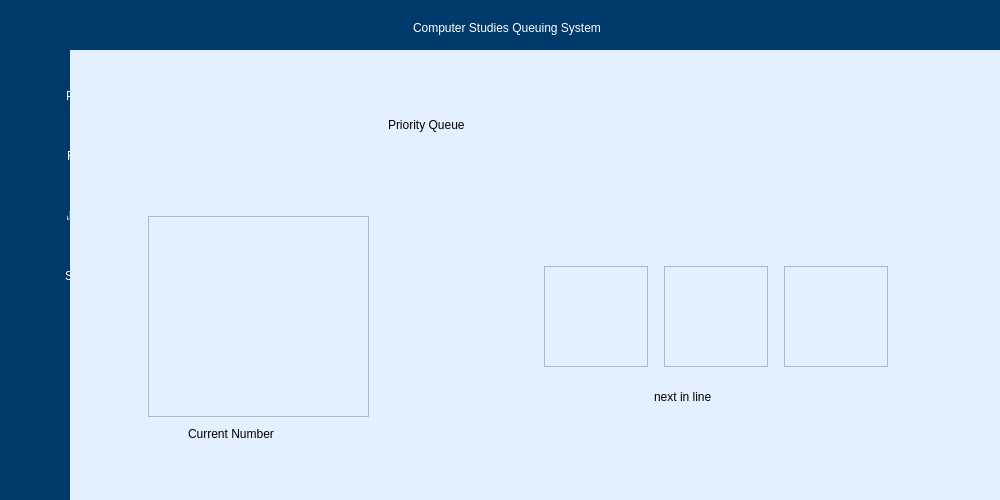
<?xml version="1.0" encoding="UTF-8"?>
<ui version="4.0">
 <class>ComputerStudiesQueuingSystem</class>
 <widget class="QMainWindow" name="ComputerStudiesQueuingSystem">
  <property name="geometry">
   <rect>
    <x>0</x>
    <y>0</y>
    <width>1000</width>
    <height>500</height>
   </rect>
  </property>
  <property name="minimumSize">
   <size>
    <width>1000</width>
    <height>500</height>
   </size>
  </property>
  <property name="windowTitle">
   <string>MainWindow</string>
  </property>
  <property name="styleSheet">
   <string notr="true">background-color: rgb(0, 58, 108);</string>
  </property>
  <widget class="QWidget" name="centralwidget">
   <layout class="QVBoxLayout" name="verticalLayout" stretch="0,0">
    <property name="spacing">
     <number>0</number>
    </property>
    <property name="leftMargin">
     <number>0</number>
    </property>
    <property name="topMargin">
     <number>0</number>
    </property>
    <property name="rightMargin">
     <number>0</number>
    </property>
    <property name="bottomMargin">
     <number>0</number>
    </property>
    <item>
     <widget class="QFrame" name="top_bar">
      <property name="minimumSize">
       <size>
        <width>0</width>
        <height>50</height>
       </size>
      </property>
      <property name="maximumSize">
       <size>
        <width>16777215</width>
        <height>40</height>
       </size>
      </property>
      <property name="styleSheet">
       <string notr="true">background-color: rgb(0, 58, 108);
</string>
      </property>
      <property name="frameShape">
       <enum>QFrame::NoFrame</enum>
      </property>
      <property name="frameShadow">
       <enum>QFrame::Plain</enum>
      </property>
      <layout class="QHBoxLayout" name="horizontalLayout">
       <property name="spacing">
        <number>0</number>
       </property>
       <property name="leftMargin">
        <number>0</number>
       </property>
       <property name="topMargin">
        <number>0</number>
       </property>
       <property name="rightMargin">
        <number>0</number>
       </property>
       <property name="bottomMargin">
        <number>0</number>
       </property>
       <item>
        <widget class="QFrame" name="toggle_button">
         <property name="maximumSize">
          <size>
           <width>70</width>
           <height>60</height>
          </size>
         </property>
         <property name="styleSheet">
          <string notr="true">QPushButton:hover{
	background-color: rgb(85, 170, 255);
	border-radius: 15px
}</string>
         </property>
         <property name="frameShape">
          <enum>QFrame::NoFrame</enum>
         </property>
         <property name="frameShadow">
          <enum>QFrame::Plain</enum>
         </property>
         <widget class="QPushButton" name="Btn_Toggle">
          <property name="geometry">
           <rect>
            <x>0</x>
            <y>-20</y>
            <width>71</width>
            <height>81</height>
           </rect>
          </property>
          <property name="sizePolicy">
           <sizepolicy hsizetype="Expanding" vsizetype="Expanding">
            <horstretch>0</horstretch>
            <verstretch>0</verstretch>
           </sizepolicy>
          </property>
          <property name="minimumSize">
           <size>
            <width>70</width>
            <height>60</height>
           </size>
          </property>
          <property name="maximumSize">
           <size>
            <width>250</width>
            <height>16777215</height>
           </size>
          </property>
          <property name="styleSheet">
           <string notr="true">QFrame{
	background-color: rgb(0, 58, 108);
}
QPushButton{
	padding: 5px 30px;
	border: none;
	background-color: rgb(0, 58, 108);
	color: rgb(255, 255, 255);
}
QPushButton:hover{
	background-color: rgb(85, 170, 255);
}

</string>
          </property>
          <property name="text">
           <string/>
          </property>
          <property name="icon">
           <iconset resource="../resource.qrc">
            <normaloff>:/icons/icons/cil-menu.png</normaloff>:/icons/icons/cil-menu.png</iconset>
          </property>
          <property name="iconSize">
           <size>
            <width>24</width>
            <height>24</height>
           </size>
          </property>
         </widget>
        </widget>
       </item>
       <item>
        <widget class="QFrame" name="frame_top">
         <property name="styleSheet">
          <string notr="true"/>
         </property>
         <property name="frameShape">
          <enum>QFrame::NoFrame</enum>
         </property>
         <property name="frameShadow">
          <enum>QFrame::Plain</enum>
         </property>
         <layout class="QHBoxLayout" name="horizontalLayout_4">
          <property name="spacing">
           <number>0</number>
          </property>
          <property name="leftMargin">
           <number>0</number>
          </property>
          <property name="topMargin">
           <number>0</number>
          </property>
          <property name="rightMargin">
           <number>0</number>
          </property>
          <property name="bottomMargin">
           <number>5</number>
          </property>
          <item>
           <widget class="QLabel" name="label_7">
            <property name="text">
             <string/>
            </property>
           </widget>
          </item>
          <item>
           <widget class="QLabel" name="label_9">
            <property name="maximumSize">
             <size>
              <width>50</width>
              <height>40</height>
             </size>
            </property>
            <property name="text">
             <string/>
            </property>
            <property name="pixmap">
             <pixmap>../CS.png</pixmap>
            </property>
            <property name="scaledContents">
             <bool>true</bool>
            </property>
           </widget>
          </item>
          <item>
           <widget class="QLabel" name="label_5">
            <property name="minimumSize">
             <size>
              <width>200</width>
              <height>0</height>
             </size>
            </property>
            <property name="maximumSize">
             <size>
              <width>900</width>
              <height>16777215</height>
             </size>
            </property>
            <property name="styleSheet">
             <string notr="true">font: 75 14pt &quot;Century Gothic&quot;;
color: rgb(255, 255, 255);</string>
            </property>
            <property name="text">
             <string>Computer Studies Queuing System</string>
            </property>
           </widget>
          </item>
          <item>
           <widget class="QLabel" name="label_8">
            <property name="text">
             <string/>
            </property>
           </widget>
          </item>
         </layout>
        </widget>
       </item>
      </layout>
     </widget>
    </item>
    <item>
     <widget class="QFrame" name="content">
      <property name="styleSheet">
       <string notr="true">background-color: rgb(226, 240, 255);</string>
      </property>
      <property name="frameShape">
       <enum>QFrame::NoFrame</enum>
      </property>
      <property name="frameShadow">
       <enum>QFrame::Plain</enum>
      </property>
      <layout class="QHBoxLayout" name="horizontalLayout_2">
       <property name="spacing">
        <number>0</number>
       </property>
       <property name="leftMargin">
        <number>0</number>
       </property>
       <property name="topMargin">
        <number>0</number>
       </property>
       <property name="rightMargin">
        <number>0</number>
       </property>
       <property name="bottomMargin">
        <number>0</number>
       </property>
       <item>
        <widget class="QFrame" name="frame_left_menu">
         <property name="minimumSize">
          <size>
           <width>70</width>
           <height>0</height>
          </size>
         </property>
         <property name="maximumSize">
          <size>
           <width>70</width>
           <height>16777215</height>
          </size>
         </property>
         <property name="styleSheet">
          <string notr="true">QFrame{
	background-color: rgb(0, 58, 108);
}
QPushButton{
	padding: 20px 30px;
	border: none;
	background-color: rgb(0, 58, 108);
	color: rgb(255, 255, 255);
}
QPushButton:pressed{
	border-bottom-color: rgb(85, 170, 255);
}

</string>
         </property>
         <property name="frameShape">
          <enum>QFrame::NoFrame</enum>
         </property>
         <property name="frameShadow">
          <enum>QFrame::Plain</enum>
         </property>
         <layout class="QVBoxLayout" name="verticalLayout_2">
          <property name="spacing">
           <number>0</number>
          </property>
          <property name="leftMargin">
           <number>13</number>
          </property>
          <property name="topMargin">
           <number>10</number>
          </property>
          <property name="rightMargin">
           <number>0</number>
          </property>
          <property name="bottomMargin">
           <number>0</number>
          </property>
          <item alignment="Qt::AlignTop">
           <widget class="QFrame" name="frame_for_buttons">
            <property name="minimumSize">
             <size>
              <width>70</width>
              <height>0</height>
             </size>
            </property>
            <property name="maximumSize">
             <size>
              <width>200</width>
              <height>16777215</height>
             </size>
            </property>
            <property name="styleSheet">
             <string notr="true">QPushButton:hover{
	background-color: rgb(85, 170, 255);
}
</string>
            </property>
            <property name="frameShape">
             <enum>QFrame::NoFrame</enum>
            </property>
            <property name="frameShadow">
             <enum>QFrame::Plain</enum>
            </property>
            <layout class="QVBoxLayout" name="verticalLayout_3">
             <item>
              <widget class="QPushButton" name="prioritynumber_button">
               <property name="minimumSize">
                <size>
                 <width>200</width>
                 <height>0</height>
                </size>
               </property>
               <property name="maximumSize">
                <size>
                 <width>250</width>
                 <height>16777215</height>
                </size>
               </property>
               <property name="styleSheet">
                <string notr="true">background-image: url(:/icons/icons/cil-notes.png);
background-repeat:none;
padding-left:30px;
background-position: center left;
font: 75 9pt &quot;Century Gothic&quot;;
</string>
               </property>
               <property name="text">
                <string>PRIORITY NUMBER</string>
               </property>
              </widget>
             </item>
             <item>
              <widget class="QPushButton" name="room_reservation">
               <property name="minimumSize">
                <size>
                 <width>200</width>
                 <height>0</height>
                </size>
               </property>
               <property name="maximumSize">
                <size>
                 <width>250</width>
                 <height>16777215</height>
                </size>
               </property>
               <property name="styleSheet">
                <string notr="true">background-image: url(:/icons/icons/cil-3d.png);
background-repeat:none;
padding-left:45px;
background-position: center left;
font: 75 9pt &quot;Century Gothic&quot;;
</string>
               </property>
               <property name="text">
                <string>ROOM RESERVATION</string>
               </property>
              </widget>
             </item>
             <item>
              <widget class="QPushButton" name="appointment_setter">
               <property name="minimumSize">
                <size>
                 <width>200</width>
                 <height>0</height>
                </size>
               </property>
               <property name="maximumSize">
                <size>
                 <width>250</width>
                 <height>16777215</height>
                </size>
               </property>
               <property name="styleSheet">
                <string notr="true">background-image: url(:/icons/icons/cil-pencil.png);
background-repeat:none;
padding-left:45px;
background-position: center left;
font: 75 9pt &quot;Century Gothic&quot;;
</string>
               </property>
               <property name="text">
                <string>APPOINTMENT SETTER</string>
               </property>
              </widget>
             </item>
             <item>
              <widget class="QPushButton" name="special_services">
               <property name="minimumSize">
                <size>
                 <width>200</width>
                 <height>0</height>
                </size>
               </property>
               <property name="maximumSize">
                <size>
                 <width>250</width>
                 <height>16777215</height>
                </size>
               </property>
               <property name="styleSheet">
                <string notr="true">background-image: url(:/icons/icons/cil-pin.png);
background-repeat:none;
padding-left:30px;
background-position: center left;
font: 75 9pt &quot;Century Gothic&quot;;
</string>
               </property>
               <property name="text">
                <string>SPECIAL SERVICES</string>
               </property>
              </widget>
             </item>
            </layout>
           </widget>
          </item>
         </layout>
        </widget>
       </item>
       <item>
        <widget class="QFrame" name="prio_queue_display">
         <property name="frameShape">
          <enum>QFrame::NoFrame</enum>
         </property>
         <property name="frameShadow">
          <enum>QFrame::Plain</enum>
         </property>
         <layout class="QVBoxLayout" name="verticalLayout_4">
          <item>
           <widget class="QFrame" name="frame">
            <property name="minimumSize">
             <size>
              <width>0</width>
              <height>10</height>
             </size>
            </property>
            <property name="maximumSize">
             <size>
              <width>16777215</width>
              <height>20</height>
             </size>
            </property>
            <property name="frameShape">
             <enum>QFrame::NoFrame</enum>
            </property>
            <property name="frameShadow">
             <enum>QFrame::Plain</enum>
            </property>
           </widget>
          </item>
          <item>
           <widget class="QFrame" name="frame_2">
            <property name="maximumSize">
             <size>
              <width>16777215</width>
              <height>80</height>
             </size>
            </property>
            <property name="frameShape">
             <enum>QFrame::NoFrame</enum>
            </property>
            <property name="frameShadow">
             <enum>QFrame::Plain</enum>
            </property>
            <layout class="QHBoxLayout" name="horizontalLayout_3">
             <item>
              <widget class="QFrame" name="frame_6">
               <property name="frameShape">
                <enum>QFrame::NoFrame</enum>
               </property>
               <property name="frameShadow">
                <enum>QFrame::Plain</enum>
               </property>
              </widget>
             </item>
             <item>
              <widget class="QLabel" name="label">
               <property name="maximumSize">
                <size>
                 <width>360</width>
                 <height>16777215</height>
                </size>
               </property>
               <property name="styleSheet">
                <string notr="true">font: 75 40pt &quot;Century Gothic&quot;;</string>
               </property>
               <property name="text">
                <string>Priority Queue</string>
               </property>
              </widget>
             </item>
             <item>
              <widget class="QFrame" name="frame_7">
               <property name="frameShape">
                <enum>QFrame::NoFrame</enum>
               </property>
               <property name="frameShadow">
                <enum>QFrame::Plain</enum>
               </property>
              </widget>
             </item>
            </layout>
           </widget>
          </item>
          <item>
           <widget class="QFrame" name="frame_5">
            <property name="minimumSize">
             <size>
              <width>0</width>
              <height>20</height>
             </size>
            </property>
            <property name="maximumSize">
             <size>
              <width>16777215</width>
              <height>20</height>
             </size>
            </property>
            <property name="frameShape">
             <enum>QFrame::NoFrame</enum>
            </property>
            <property name="frameShadow">
             <enum>QFrame::Plain</enum>
            </property>
           </widget>
          </item>
          <item>
           <widget class="QFrame" name="frame_3">
            <property name="frameShape">
             <enum>QFrame::NoFrame</enum>
            </property>
            <property name="frameShadow">
             <enum>QFrame::Plain</enum>
            </property>
            <layout class="QHBoxLayout" name="horizontalLayout_5">
             <item>
              <widget class="QFrame" name="frame_8">
               <property name="maximumSize">
                <size>
                 <width>350</width>
                 <height>16777215</height>
                </size>
               </property>
               <property name="frameShape">
                <enum>QFrame::NoFrame</enum>
               </property>
               <property name="frameShadow">
                <enum>QFrame::Plain</enum>
               </property>
               <widget class="QLabel" name="label_2">
                <property name="geometry">
                 <rect>
                  <x>100</x>
                  <y>220</y>
                  <width>151</width>
                  <height>16</height>
                 </rect>
                </property>
                <property name="styleSheet">
                 <string notr="true">font: 75 14pt &quot;Century Gothic&quot;;</string>
                </property>
                <property name="text">
                 <string>Current Number</string>
                </property>
               </widget>
               <widget class="QTextEdit" name="textEdit">
                <property name="geometry">
                 <rect>
                  <x>60</x>
                  <y>10</y>
                  <width>221</width>
                  <height>201</height>
                 </rect>
                </property>
               </widget>
              </widget>
             </item>
             <item>
              <widget class="QFrame" name="frame_9">
               <property name="frameShape">
                <enum>QFrame::NoFrame</enum>
               </property>
               <property name="frameShadow">
                <enum>QFrame::Plain</enum>
               </property>
               <widget class="QLabel" name="label_3">
                <property name="geometry">
                 <rect>
                  <x>210</x>
                  <y>180</y>
                  <width>101</width>
                  <height>21</height>
                 </rect>
                </property>
                <property name="styleSheet">
                 <string notr="true">font: 75 14pt &quot;Century Gothic&quot;;</string>
                </property>
                <property name="text">
                 <string>next in line</string>
                </property>
               </widget>
               <widget class="QTextEdit" name="textEdit_4">
                <property name="geometry">
                 <rect>
                  <x>340</x>
                  <y>60</y>
                  <width>104</width>
                  <height>101</height>
                 </rect>
                </property>
               </widget>
               <widget class="QTextEdit" name="textEdit_2">
                <property name="geometry">
                 <rect>
                  <x>100</x>
                  <y>60</y>
                  <width>104</width>
                  <height>101</height>
                 </rect>
                </property>
               </widget>
               <widget class="QTextEdit" name="textEdit_3">
                <property name="geometry">
                 <rect>
                  <x>220</x>
                  <y>60</y>
                  <width>104</width>
                  <height>101</height>
                 </rect>
                </property>
               </widget>
              </widget>
             </item>
            </layout>
           </widget>
          </item>
          <item>
           <widget class="QFrame" name="frame_4">
            <property name="maximumSize">
             <size>
              <width>16777215</width>
              <height>20</height>
             </size>
            </property>
            <property name="frameShape">
             <enum>QFrame::NoFrame</enum>
            </property>
            <property name="frameShadow">
             <enum>QFrame::Plain</enum>
            </property>
           </widget>
          </item>
         </layout>
        </widget>
       </item>
      </layout>
     </widget>
    </item>
   </layout>
  </widget>
 </widget>
 <resources>
  <include location="../resource.qrc"/>
 </resources>
 <connections/>
</ui>
